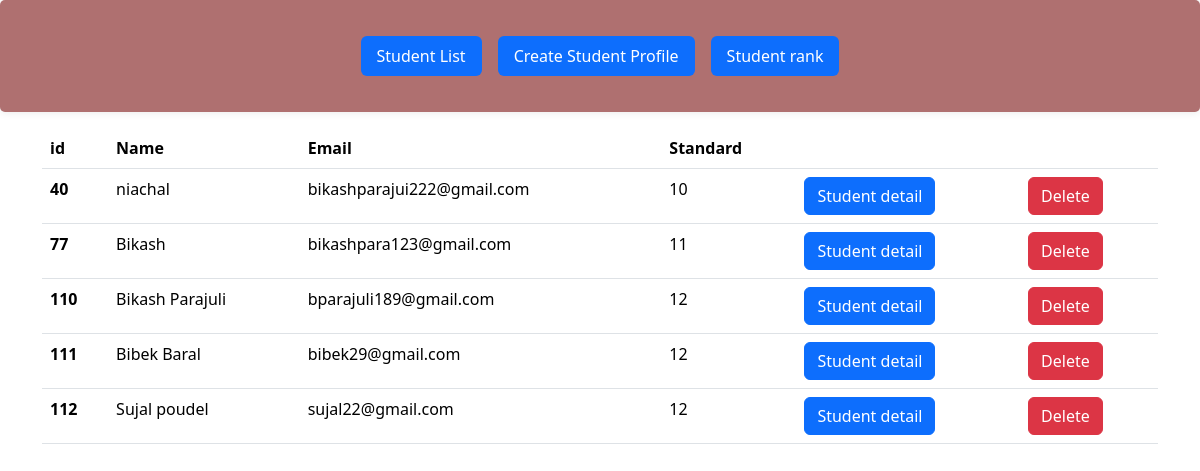
/student_list, run on an earlier commit of the app's database.
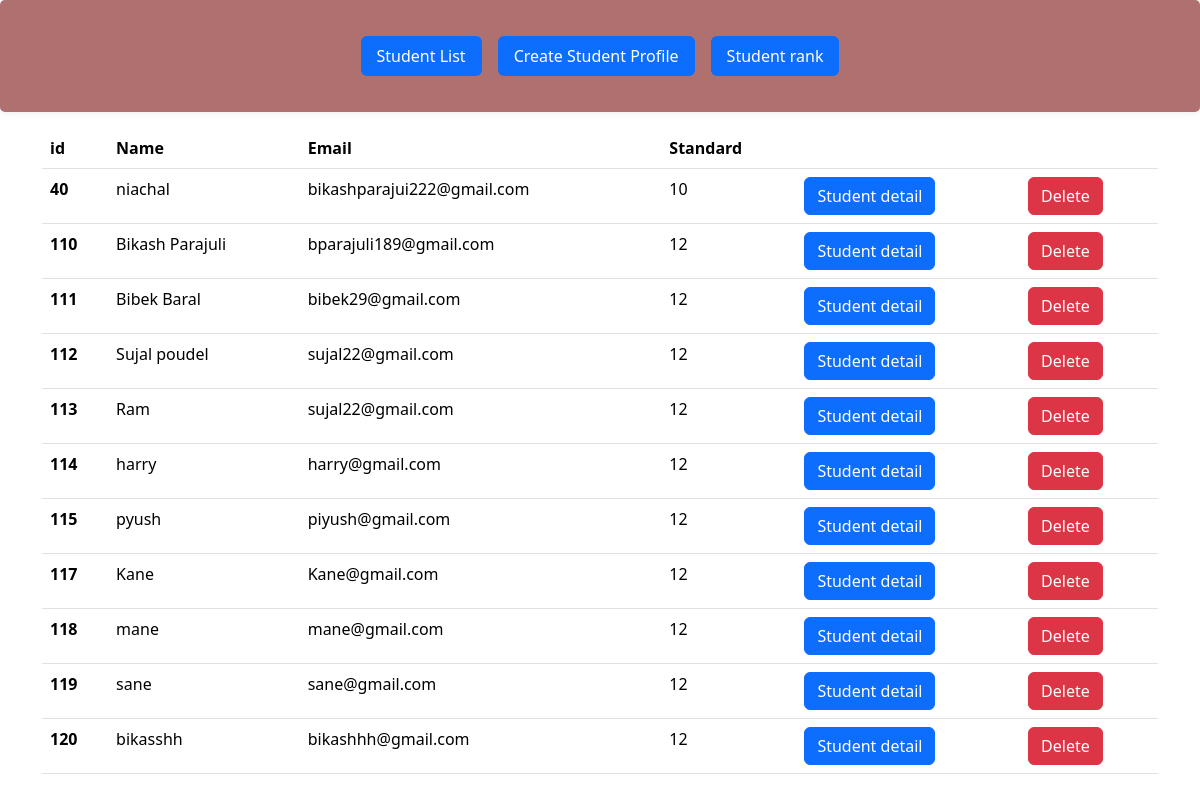
And on a later commit of the database.
### grading_tool/models.py (models this page shows, shortened)
class Student_profile(models.Model):
    student_name = models.CharField(max_length=100)
    student_age = models.IntegerField()
    student_rollno = models.IntegerField()
    student_address = models.CharField(max_length=250)
    student_contact = models.IntegerField()
    student_email = models.CharField(blank=True, null=True, max_length=250)
    student_standard = models.IntegerField()
    student_photo = models.ImageField(upload_to='student_photos/', null=True, blank=True)

### grading_tool/views.py (the view)
# urls.py: path('student_list', StudentListView.as_view(),name='student_list'),
class StudentListView(ListView):
    model = Student_profile
    template_name = 'student_list.html'
    context_object_name = 'students'
    def get_queryset(self):
        qs = Student_profile.objects.all()
        return qs

### grading_tool/templates/student_list.html (shortened to what this page needs)
{% extends 'base.html' %}
 {% block content %}
<div class="container table mt-3">
  <table class="table">
    <thead>
      <tr>
        <th scope="col">id</th>
        <th scope="col">Name</th>
        <th scope="col">Email</th>
        <th scope="col">Standard</th>
        <th scope="col"></th>
      </tr>
    </thead>
    <tbody>
      {% for student in students %}
      <tr>
        <th scope="row">{{student.id}}</th>
        <td>{{ student.student_name }}</td>
        <td>{{ student.student_email }}</td>
        <td>{{ student.student_standard }}</td>
        <td>
          <a href="{% url 'detail' student.id %}" class="btn btn-primary"
            >Student detail</a
          >
        </td>
        <td>
          <a href="{% url 'delete' student.id %}" class="btn btn-danger"
            >Delete</a
          >
        </td>
      </tr>
      {% endfor %}
    </tbody>
  </table>
</div>
{% endblock %}

### grading_tool/templates/base.html (shortened to what this page needs)
{% load i18n django_bootstrap5 %}
{% load static %}
<!DOCTYPE html>
<html>
<head>
    <link href="https://cdn.jsdelivr.net/npm/bootstrap@5.3.2/dist/css/bootstrap.min.css" rel="stylesheet">
    <link rel="stylesheet" type="text/css" href="{% static 'base.css' %}">
</head>
<body>
        <div class="headerrr">
          <div class="container">
            <header class="d-flex justify-content-center py-3">
              <ul class="nav nav-pills">
               <li class="nav-item"><a href="{% url 'student_list' %}" class="nav-link active" aria-current="page">Student List</a></li>
               <li class="nav-item ms-3"><a href="{% url 'create_profile' %}" class="nav-link active">Create Student Profile</a></li>
               <li class="nav-item ms-3"><a href="{% url 'student_rank' %}" class="nav-link active">Student rank</a></li>
              </ul>
            </header>
          </div>
        </div>
    {% block content %}
    {% endblock %}
</body>
</html>

### grading_tool/static/base.css (style rules this page uses)
.headerrr { background-color: #af7070; padding: 20px; border-radius: 5px; box-shadow: 0 0 10px rgba(0, 0, 0, 0.1); }

What changed in the data, as far as the page shows it:
removed Student_profile: id "77", student_name "Bikash", student_email "bikashpara123@gmail.com", student_standard "11"
added Student_profile: id "113", student_name "Ram", student_email "sujal22@gmail.com", student_standard "12"
added Student_profile: id "114", student_name "harry", student_email "harry@gmail.com", student_standard "12"
added Student_profile: id "115", student_name "pyush", student_email "piyush@gmail.com", student_standard "12"
added Student_profile: id "117", student_name "Kane", student_email "Kane@gmail.com", student_standard "12"
added Student_profile: id "118", student_name "mane", student_email "mane@gmail.com", student_standard "12"
added Student_profile: id "119", student_name "sane", student_email "sane@gmail.com", student_standard "12"
added Student_profile: id "120", student_name "bikasshh", student_email "bikashhh@gmail.com", student_standard "12"
